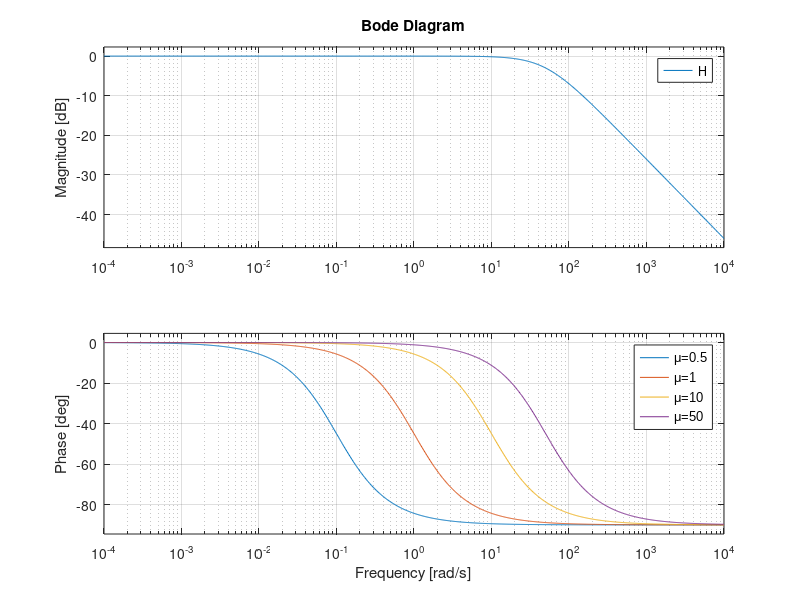

This chart was generated by the following MATLAB code:
clc;
clear all; 
close all;
%% Frequency response analysis - Low pass filter

m=[0.1 1 10 50];
for i=1:length(m)
H = tf([m(i)],[1 m(i)]);
bode(H,{0.0001,10000});
hold on;
end

l = legend('μ=0.5','μ=1','μ=10','μ=50','FontName', 'Arial');
